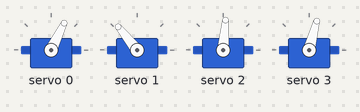
Bench run of a sketch on a simulated Arduino Uno, built with avr-gcc and run on an emulated ATmega328P. Parts: 4 × servo.

Above: at 0.85 s.
At 2.1 s:
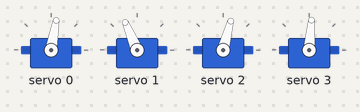
At 3.35 s:
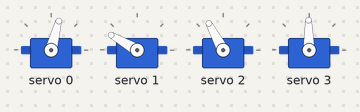
At 5.9 s:
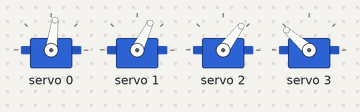
At 8.45 s:
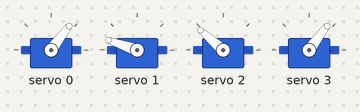
At 11.0 s:
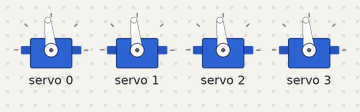
Timing chart, 0 to 14.1 s (numbered marks = the images above):
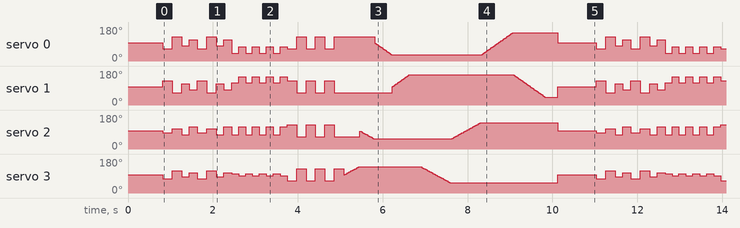

The sketch:

AnimatronicSnowman_PCA9685.ino
```cpp
#include <Wire.h>
#include <Adafruit_PWMServoDriver.h>

// Animatronic Snowman routine using a PCA9685 16-channel PWM/servo driver (I2C)
Adafruit_PWMServoDriver pwm = Adafruit_PWMServoDriver(0x40);

const uint8_t CH_LEFT  = 0;
const uint8_t CH_RIGHT = 1;
const uint8_t CH_HEAD  = 2;
const uint8_t CH_TORSO = 3;

// Pulse counts for ~0° and ~180° at 50 Hz (12-bit range 0-4095). Tweak if your servos differ.
const uint16_t PULSE_MIN = 110;  // ~500 us
const uint16_t PULSE_MAX = 520;  // ~2400 us

void writeServo(uint8_t channel, int angle) {
  angle = constrain(angle, 0, 180);
  uint16_t pulse = map(angle, 0, 180, PULSE_MIN, PULSE_MAX);
  pwm.setPWM(channel, 0, pulse);
}

void pose(int la, int ra, int h, int t) {
  writeServo(CH_LEFT, la);
  writeServo(CH_RIGHT, ra);
  writeServo(CH_HEAD, h);
  writeServo(CH_TORSO, t);
}

void moveSmooth(uint8_t channel, int fromA, int toA, int d) {
  if (toA > fromA) {
    for (int a = fromA; a <= toA; a++) { writeServo(channel, a); delay(d); }
  } else {
    for (int a = fromA; a >= toA; a--) { writeServo(channel, a); delay(d); }
  }
}

void setup() {
  pwm.begin();
  pwm.setPWMFreq(50);  // Standard analog servo rate
  delay(10);

  pose(90, 90, 90, 90);
  delay(800);
}

void loop() {
  for (int i = 0; i < 2; i++) {
    pose(60, 120, 80, 70); delay(220);
    pose(120, 60, 100, 110); delay(220);
    pose(75, 105, 70, 80); delay(180);
    pose(105, 75, 110, 100); delay(180);
  }

  for (int i = 0; i < 4; i++) {
    pose(40, 110, 70, 95); delay(160);
    pose(70, 140, 110, 85); delay(160);
  }

  for (int i = 0; i < 3; i++) {
    pose(60, 120, 120, 60); delay(220);
    pose(120, 60, 60, 120); delay(220);
  }

  moveSmooth(CH_TORSO, 90, 130, 8);
  moveSmooth(CH_HEAD, 90, 50, 8);
  moveSmooth(CH_LEFT, 90, 30, 6);
  moveSmooth(CH_RIGHT, 90, 150, 6);
  delay(250);

  moveSmooth(CH_TORSO, 130, 50, 8);
  moveSmooth(CH_HEAD, 50, 130, 8);
  moveSmooth(CH_LEFT, 30, 140, 6);
  moveSmooth(CH_RIGHT, 150, 40, 6);
  delay(300);

  pose(90, 90, 90, 90);
  delay(900);
}
```

Measured:
- by itself, servo 1: moves between 42° and 161°, repeating every 10.2 s
